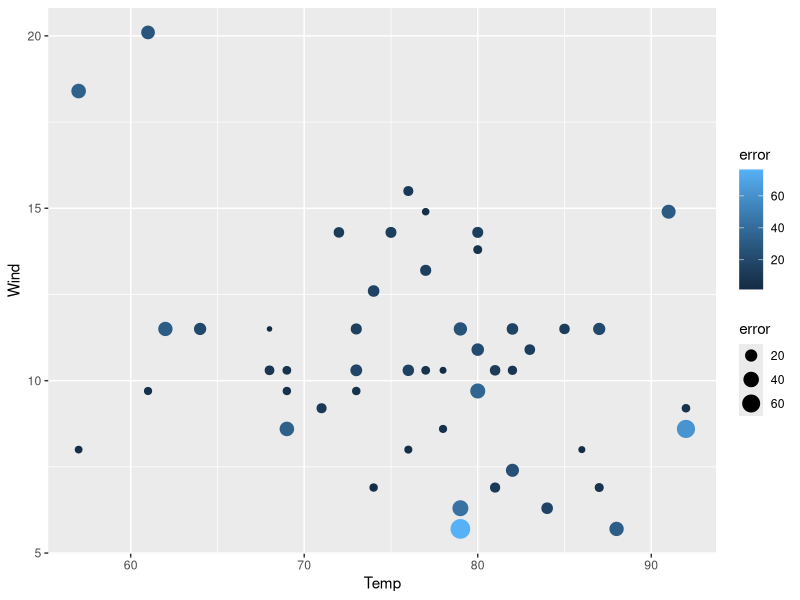
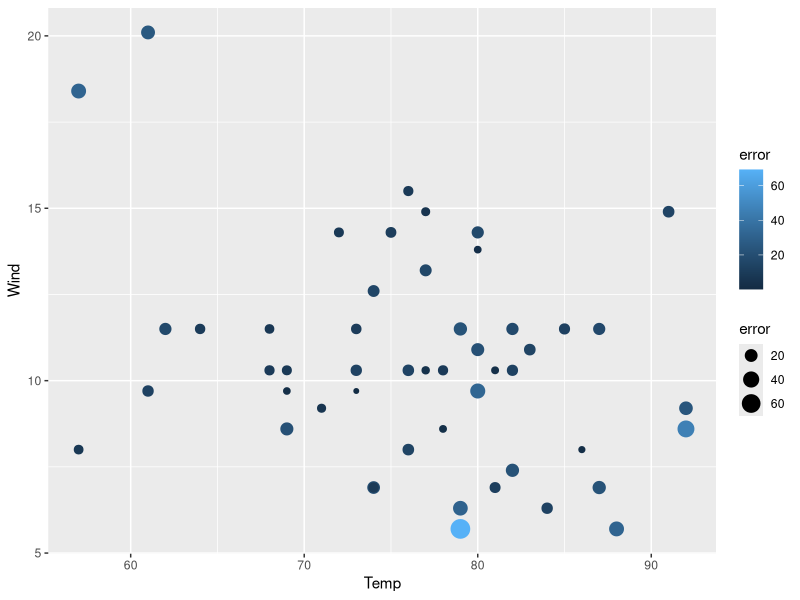
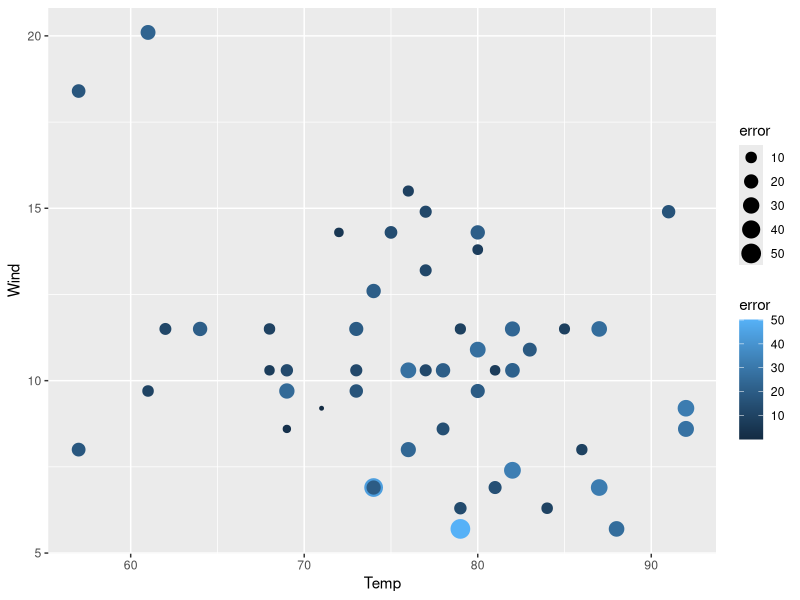
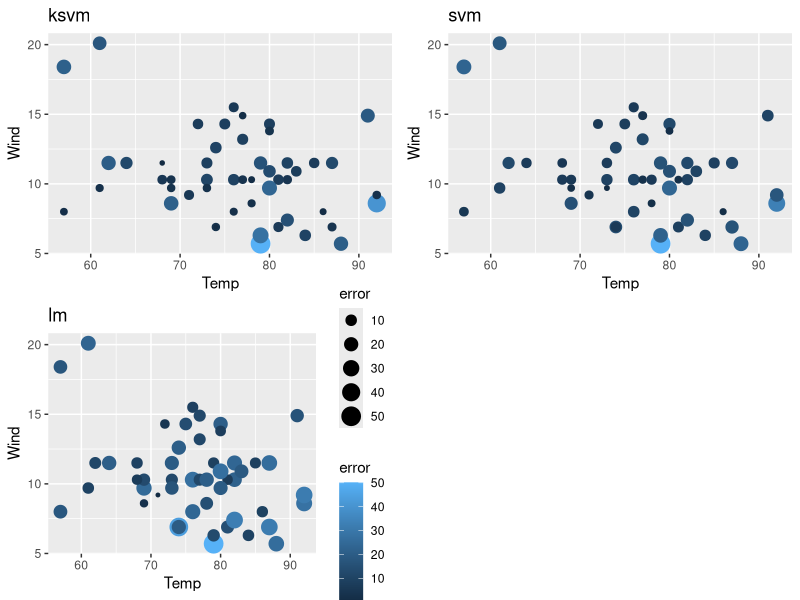
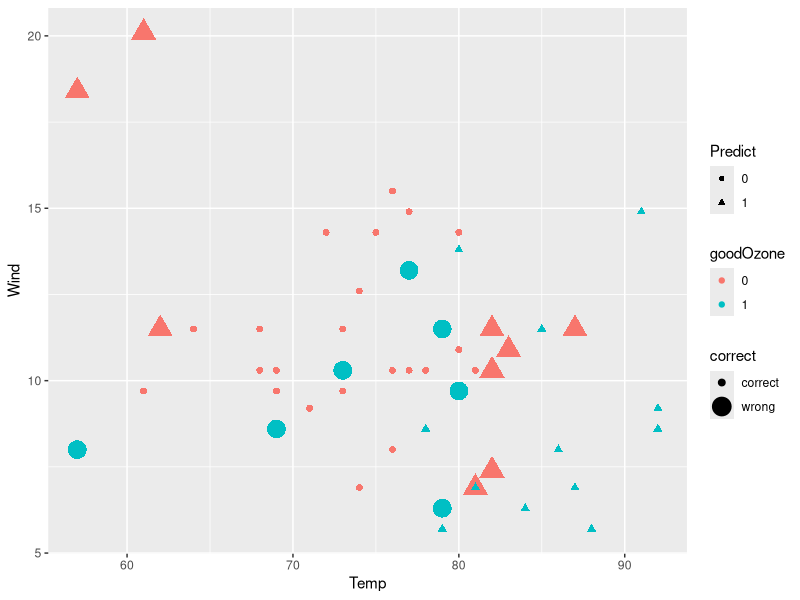
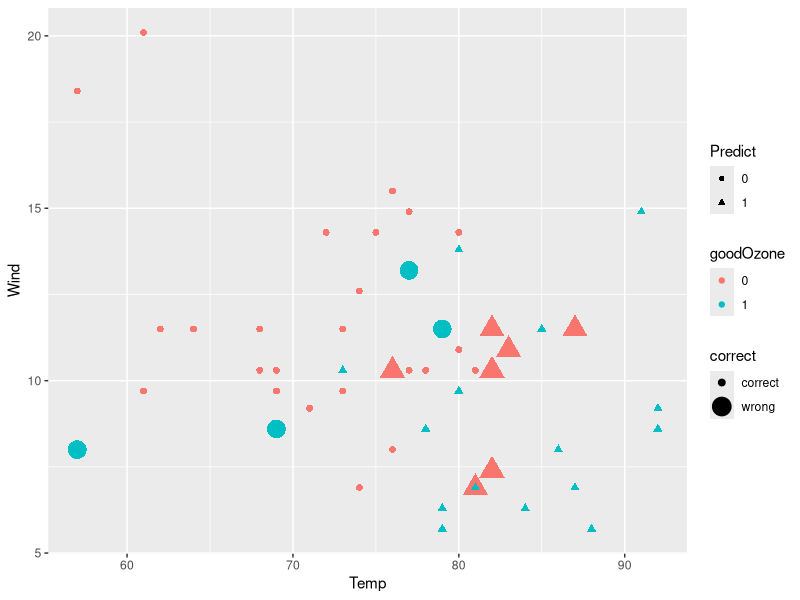
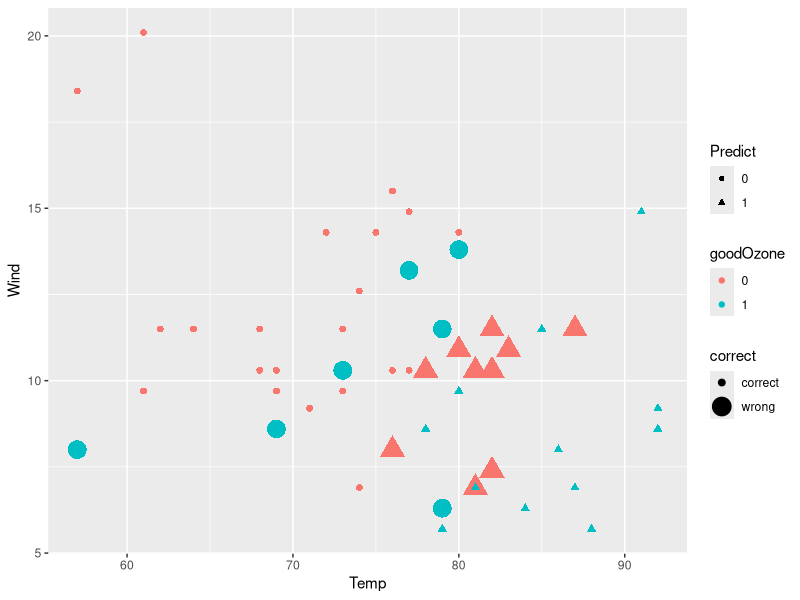
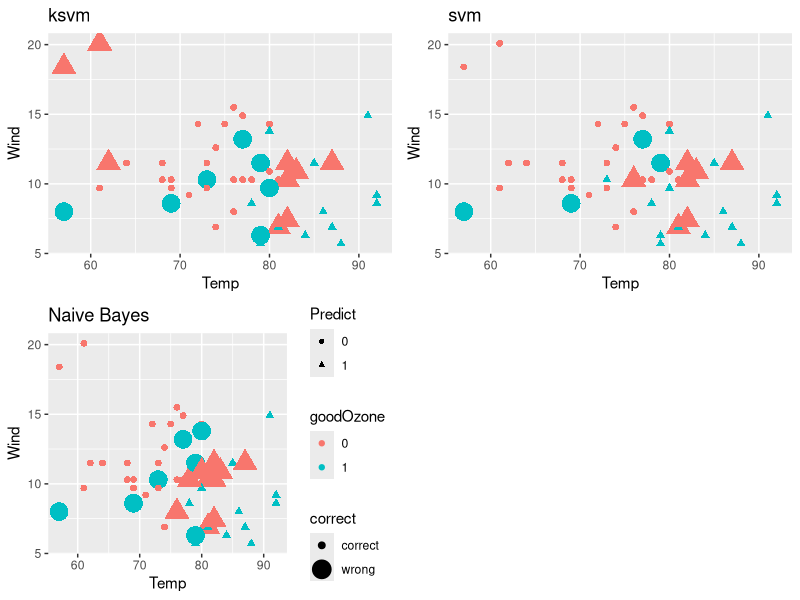

Write R code to recreate these figures, in order.
# -------------------------- Hw13: SVM -----------------------------
# install.packages("kernlab")   
library("kernlab")

  # --------------------------------------------------------------------
# Step 1: Load the data
  air <- data.frame(airquality)

  # find which columns in the dataframe contain NAs.
  colnames(air)[colSums(is.na(air)) > 0]

  # find the NAs in column "Ozone" and replace them by the mean value of this column
  air$Ozone[is.na(air$Ozone)] <- mean(air$Ozone, na.rm=TRUE)

  # find the NAs in column "Solar.R" and replace those NAs by the mean value of this column
  air$Solar.R[is.na(air$Solar.R)] <- mean(air$Solar.R, na.rm=TRUE)

# --------------------------------------------------------------------
# Step 2: Create train and test data sets
  # create a list of random index for air data and store the index in a variable called "ranIndex"
  randIndex <- sample(1:dim(air)[1])

  # In order to split data, create a 2/3 cutpoint and round the number
  cutpoint2_3 <- floor(2*dim(air)[1]/3)

  # check the 2/3 cutpoint
  cutpoint2_3

  # create train data set, which contains the first 2/3 of overall data
  trainData <- air[randIndex[1:cutpoint2_3],]

  # create test data, which contains the left 1/3 of the overall data
  testData <- air[randIndex[(cutpoint2_3+1):dim(air)[1]],]

  # check train data set
  head(trainData)

  # check test data set
  dim(testData)

# --------------------------------------------------------------------
# Step 3: Build a Model using KSVM & visualize the results
  # 1) Build a model to predict Ozone and name it "svmOutput"
  svmOutput <- ksvm(Ozone~., # set "Ozone" as the target predicting variable; "." means use all other variables to predict "Ozone"
                  data = trainData, # specify the data to use in the analysis
                  kernel = "rbfdot", # kernel function that projects the low dimensional problem into higher dimensional space
                  kpar = "automatic",# kpar refer to parameters that can be used to control the radial function kernel(rbfdot)
                  C = 10, # C refers to "Cost of Constrains"
                  cross = 10, # use 10 fold cross validation in this model
                  prob.model = TRUE # use probability model in this model
                  )

  # check the model
  svmOutput

  # 2) Test the model
  svmPred <- predict(svmOutput, # use the built model "svmOutput" to predict 
                     testData, # use testData to generate predictions
                     type = "votes" # request "votes" from the prediction process
                     )

  str(svmPred)

  # create a comparison dataframe that contains the exact "Ozone" value and the predicted "Ozone" value
  compTable <- data.frame(testData[,1], svmPred[,1])

  # change the column names to "test" and "Pred"
  colnames(compTable) <- c("test","Pred")

  # comput the Root Mean Squared Error
  sqrt(mean((compTable$test-compTable$Pred)^2))


  # 3) Plot the results
  library(ggplot2)

  # compute absolute error for each case
  compTable$error <- abs(compTable$test - compTable$Pred)

  # create a new dataframe contains error, tempreture and wind
  svmPlot <- data.frame(compTable$error, testData$Temp, testData$Wind)

  # assign column names
  colnames(svmPlot) <- c("error","Temp","Wind")

  # polt result using ggplot, setting "Temp" as x-axis and "Wind" as y-axis
  ggplot(svmPlot, aes(x=Temp,y=Wind)) + 
    # use point size and color shade to illustrate how big is the error
    geom_point(aes(size=error, color=error))

  # 4) Compute models and plot the results for 'svm'(in the e1071) and 'lm'
  # install.packages("e1071")
  library(e1071)

  # svm function in "e1071
  svm_e <- svm(Ozone~., # set "Ozone" as target variable,and use all other variables to predict
             data=trainData  # specify the data to use in the analysis
             )

  # check the model
  svm_e

  # Test the model
  svm_ePred <- predict(svm_e,# use "svm_e" to predict 
                testData # use testData to generate predictions
                )

  # create a dataframe that contains the exact "Ozone" value and the predicted "Ozone" value
  compTable2 <- data.frame(testData[,1], svm_ePred)

  # change the column names to "test" and "Pred"
  colnames(compTable2) <- c("test","Pred")

  # comput the Root Mean Squared Error
  sqrt(mean((compTable2$test-compTable2$Pred)^2))

  # compute absolute error for each case
  compTable2$error <- abs(compTable2$test-compTable2$Pred)

  # create a new dataframe contains error, tempreture and wind
  svm_ePlot <- data.frame(compTable2$error, testData$Temp, testData$Wind)
  colnames(svm_ePlot) <- c("error","Temp","Wind")

  # polt result using ggplot
  ggplot(svm_ePlot,aes(x=Temp,y=Wind)) + geom_point(aes(size=error,color=error))
  
  # lm
  # create a linear model
  lm <- lm(formula = Ozone~.,# use all the other variables to predict "Ozone"
         data=trainData # use "trainData" in this analysis
         )
  # Test the model
  predLm <- predict(lm,  # use model "svm_e" to predict 
                  testData # use testData to do the test
  )

  # create a dataframe that contains the exact "Ozone" value and the predicted "Ozone" value
  compTable3 <- data.frame(testData[,1], predLm)

  # change the column names to "test" and "Pred"
  colnames(compTable3) <- c("test","Pred")

  # comput the Root Mean Squared Error
  sqrt(mean((compTable2$test-compTable2$Pred)^2))

  # compute absolute error for each case
  compTable3$error <- abs(compTable3$test-compTable3$Pred)

  # create a new dataframe contains error, tempreture and wind
  lmPlot <- data.frame(compTable3$error,testData$Temp,testData$Wind)
  colnames(lmPlot) <- c("error","Temp","Wind")

  # polt result using ggplot
  ggplot(lmPlot,aes(x=Temp,y=Wind)) + geom_point(aes(size=error,color=error))
  
  # show 3 results
  # install.packages("gridExtra")
  library(gridExtra)

  # add titles to each plot and remove legends
  plot_svm <- ggplot(svmPlot,aes(x=Temp,y=Wind)) + geom_point(aes(size=error,color=error)) + theme(legend.position="none") + ggtitle("ksvm")
  plot_svm_e <- ggplot(svm_ePlot,aes(x=Temp,y=Wind)) + geom_point(aes(size=error,color=error)) + theme(legend.position="none") + ggtitle("svm")
  plot_lm <- ggplot(lmPlot,aes(x=Temp,y=Wind)) + geom_point(aes(size=error,color=error)) + ggtitle("lm")
  
  # arrange the three plot in a 2 by 2 matrix
  grid.arrange(plot_svm,plot_svm_e,plot_lm,ncol=2,nrow=2)

# --------------------------------------------------------------------
# Step 4: Create a "goodOzone" variable
  # calculate average Ozone
  meanOzone <- mean(air$Ozone,na.rm=TRUE)
 
  # create a new variable named "goodOzone" in train data set
    # goodOzone = 0 if Ozone is below average Ozone
    # googOzone = 1 if Ozone is eaqual or above the average ozone
  trainData$goodOzone <- ifelse(trainData$Ozone<meanOzone, 0, 1)

  # do the same thing for test dataset
  testData$goodOzone <- ifelse(testData$Ozone<meanOzone, 0, 1)

  # remove "Ozone" from train data
  trainData <- trainData[,-1]

  # remove "Ozone" from test data
  testData <- testData[,-1]

# --------------------------------------------------------------------
# Step 5: See if we can do a better job predicting 'good' and 'bad' days
  # convert "goodOzone" in train data from numeric to factor
  trainData$goodOzone <- as.factor(trainData$goodOzone)

  # convert "goodOzone" in test data from numeric to factor
  testData$goodOzone <- as.factor(testData$goodOzone)

 # 1)	Build a model 
  # build a model using ksvm function,and use all other variables to predict
  svmGood <- ksvm(goodOzone~., # set "Ozone" as target variable; "." means use all other variables to predict "Ozone"
       data=trainData, # specify the data to use in the analysis
       kernel="rbfdot", # kernel function that projects the low dimensional problem into higher dimensional space
       kpar="automatic",# kpar refer to parameters that can be used to control the radial function kernel(rbfdot)
       C=10, # C refers to "Cost of Constrains"
       cross=10, # use 10 fold cross validation in this model
       prob.model=TRUE # use probability model in this model
  )

  # check the model
  svmGood

  # 2) Test the model
  goodPred <- predict(svmGood, # use model "svmGood" to predict
                      testData # use testData to do the test
                      )

  # create a dataframe that contains the exact "goodOzone" value and the predicted "goodOzone"
  compGood1 <- data.frame(testData[,6], goodPred)

  # change column names
  colnames(compGood1) <- c("test","Pred")

  # Compute the percentage of correct cases
  perc_ksvm <- length(which(compGood1$test==compGood1$Pred))/dim(compGood1)[1]
  perc_ksvm

  # 3)	Plot the results. 
  # determine the prediction is "correct" or "wrong" for each case
  compGood1$correct <- ifelse(compGood1$test==compGood1$Pred,"correct","wrong")

  # create a new dataframe contains correct, tempreture and wind, and goodZone
  Plot_ksvm <- data.frame(compGood1$correct,testData$Temp,testData$Wind,testData$goodOzone,compGood1$Pred)
  
  # change column names
  colnames(Plot_ksvm) <- c("correct","Temp","Wind","goodOzone","Predict")
  # polt result using ggplot
  # size representing correct/wrong; color representing actual good/bad day; shape representing predicted good/bad day.
  ggplot(Plot_ksvm, aes(x=Temp,y=Wind)) + geom_point(aes(size=correct,color=goodOzone,shape = Predict))
  

  # 4)	Compute models and plot the results for "svm" and "nb" 
  ## svm
  # build a model using svm function,and use all other variables to predict
  svmGood_e <- svm(goodOzone~., data=trainData)

  # Make prediction
  GoodPred2 <- predict(svmGood_e, testData)

  # create a dataframe that contains the exact "goodOzone" value and the predicted "goodOzone"
  compGood2 <- data.frame(testData[,6], GoodPred2)

  # change column names
  colnames(compGood2) <- c("test","Pred")

  # Compute the percentage
  perc_svm_e <- length(which(compGood2$test==compGood2$Pred))/dim(compGood2)[1]
  perc_svm_e
  
  # Plot the results
  # determine the prediction is "correct" or "wrong" for each case
  compGood2$correct <- ifelse(compGood2$test==compGood2$Pred,'correct','wrong')

  # create a new dataframe contains correct, tempreture and wind, and goodZone
  Plot_svm_e <- data.frame(compGood2$correct,testData$Temp,testData$Wind,testData$goodOzone,compGood2$Pred)
  
  # change column names
  colnames(Plot_svm_e) <- c("correct","Temp","Wind","goodOzone","Predict")

  # polt result using ggplot
  ggplot(Plot_svm_e,aes(x=Temp,y=Wind)) + geom_point(aes(size=correct,color=goodOzone,shape=Predict))

  ## nb
  # build a model using naive bayes algorithm, and use all other variables to predict
  nb <- naiveBayes(goodOzone~., data=trainData)

  # Make prediction
  Pred_nb <- predict(nb, testData)

  # create a dataframe that contains the exact "goodOzone" value and the predicted "goodOzone"
  compNb <- data.frame(testData[,6], Pred_nb)

  # change column names
  colnames(compNb) <- c("test","Pred")

  # Compute the percentage
  perc_nb <- length(which(compNb$test==compNb$Pred))/dim(compNb)[1]
  perc_nb
  
  # Plot the results. 
  # determine the prediction is "correct" or "wrong" for each case
  compNb$correct <- ifelse(compNb$test==compNb$Pred,'correct','wrong')

  # create a new dataframe contains correct, tempreture and wind, and goodZone
  Plot_nb <- data.frame(compNb$correct,testData$Temp,testData$Wind,testData$goodOzone,compNb$Pred)

  # change column names
  colnames(Plot_nb) <- c("correct","Temp","Wind","goodOzone","Predict")

  # polt result using ggplot
  ggplot(Plot_nb,aes(x=Temp,y=Wind)) + geom_point(aes(size=correct,color=goodOzone,shape=Predict))

  # show all charts in one window
  g1 <- ggplot(Plot_ksvm,aes(x=Temp,y=Wind))+geom_point(aes(size=correct,color=goodOzone,shape = Predict)) + theme(legend.position="none") + ggtitle("ksvm")
  g2 <- ggplot(Plot_svm_e,aes(x=Temp,y=Wind))+geom_point(aes(size=correct,color=goodOzone,shape=Predict)) + theme(legend.position="none") + ggtitle("svm")
  g3 <- ggplot(Plot_nb,aes(x=Temp,y=Wind))+geom_point(aes(size=correct,color=goodOzone,shape=Predict)) + ggtitle("Naive Bayes")
  grid.arrange(g1,g2,g3,nrow=2)

# --------------------------------------------------------------------
# Step 6: Which are the best Models for this data? 
#  Your answers here!
